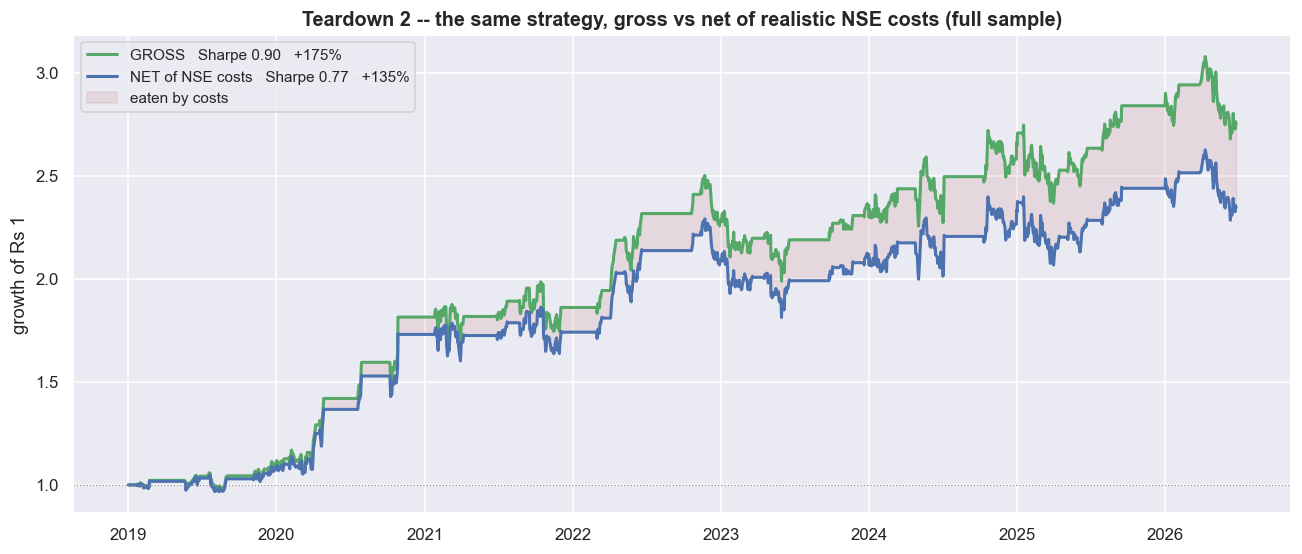

The script that drew this image:
g_f, n_f = perf(bt['gross'].loc[fullS]), perf(bt['net'].loc[fullS])
gf, nf = eqc(bt['gross'].loc[fullS]), eqc(bt['net'].loc[fullS])
cost_paid = (bt['turn'].loc[fullS] * COST_TURN).sum()      # total fraction lost to costs

fig, ax = plt.subplots(figsize=(12, 5.2))
ax.plot(gf.index, gf.values, color=C['green'], lw=2.0, label=f'GROSS   Sharpe {g_f["sharpe"]:.2f}   +{g_f["total"]*100:.0f}%')
ax.plot(nf.index, nf.values, color=C['blue'],  lw=2.0, label=f'NET of NSE costs   Sharpe {n_f["sharpe"]:.2f}   +{n_f["total"]*100:.0f}%')
ax.fill_between(gf.index, nf.values, gf.values, color=C['red'], alpha=0.12, label='eaten by costs')
ax.axhline(1, color=C['grey'], lw=0.8, ls=':')
ax.set_title('Teardown 2 -- the same strategy, gross vs net of realistic NSE costs (full sample)')
ax.set_ylabel('growth of Rs 1'); ax.legend(loc='upper left', fontsize=10)
plt.tight_layout(); plt.show()

print(f'full sample: {trips(bt, fullS)} round trips x {COST_RT*100:.3f}% = {cost_paid*100:.1f}% of capital paid as costs')
print(f'Sharpe  gross {g_f["sharpe"]:.2f}  ->  net {n_f["sharpe"]:.2f}     '
      f'total return  +{g_f["total"]*100:.0f}%  ->  +{n_f["total"]*100:.0f}%')
print(f'in this window costs are a haircut, not a guillotine -- because +/-2 sd trades rarely. But that')
print(f'depends entirely on the cost you ASSUME. The next chart sweeps it.')
